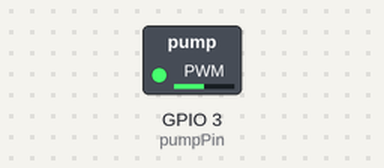
Recording of a sketch running on a simulated ESP32. On the bench: switched loads named in the sketch (green lamp = pin HIGH). At 8.0 s the program puts the board to deep sleep or switches it off; the recording ends there.

Above: at 0.1 s.
Timing chart, 0 to 8.0 s (numbered marks = the images above):
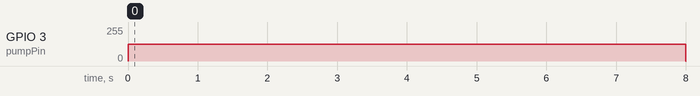

Measured:
- by itself, GPIO 3 (pumpPin): 0/255 → 127/255 at 0.00 s, → 0/255 8.0 s later

The sketch:

code.ino
```cpp
#define potentiometerPin A1
#define uS_TO_S_FACTOR 1000000ULL
#define TIME_TO_SLEEP  43200

const int freq = 5000;
const int pumpChannel = 0;
const int resolution = 8;
const int pumpPin = D2;

void setup() {

    pinMode(potentiometerPin, INPUT);
    pinMode(pumpPin, OUTPUT);

    ledcSetup(pumpChannel,freq,resolution);
    ledcAttachPin(pumpPin,pumpChannel);


}

void loop() {
    int potVal = analogRead(potentiometerPin);
    int pwrVal = map(potVal, 0, 4095, 0, 255);


    ledcWrite(pumpChannel, pwrVal);
    delay(8000);
    ledcWrite(pumpChannel, 0);
    esp_sleep_enable_timer_wakeup(TIME_TO_SLEEP * uS_TO_S_FACTOR);
    esp_deep_sleep_start();


}
```
